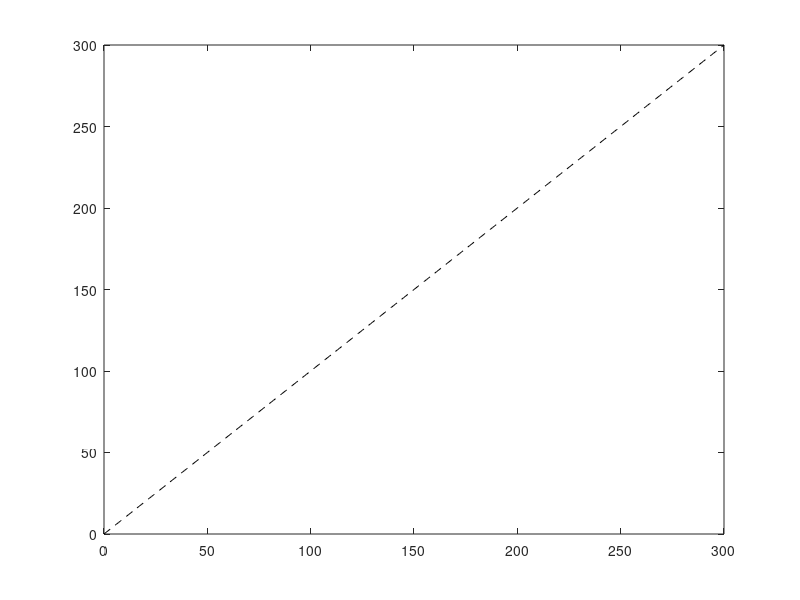

Reproduce this figure in MATLAB. (Note: this script raises an error after producing the figure.)
clc; clear; close all;

%% Initialization of params
waypoints = [[300, 300, 0]; [0, 0, 0]; [150, 600, 0];[-300,600,0]; [0, 0, 0]; [300,0,0]; [0, 0, 0];];

wp_1 = waypoints(1,:);
w1_x = wp_1(1); 
w1_y = wp_1(2);

wp_2 = waypoints(2,:);
w2_x = wp_2(1); 
w2_y = wp_2(2);

lw = 1;
tspan = 0:0.1:25;

%% Straight Line Initial Condition
curr_x = 200;
curr_y = 300;
curr_si= 1.57;
delta = 25;

%% Plotting Reference Trajectory
fprintf("Plotting trajectories\n");
arr_x = (0:1:300);  
arr_y = (0:1:300);  

plot(arr_x(1,:),arr_y(1,:),'--k'); 

%% Path following begins
y0 = [curr_x curr_y curr_si] ;
[t,y] = ode45(@(t,y) ode_carrot_chase_stline(t,y,w1_x,w1_y,w2_x,w2_y), tspan, y0);

hold on 
grid on
for i = 1:length(y(:,1))-1
    plot(y(i:i+1,1),y(i:i+1,2),'-m','LineWidth',lw);
    pause(0.01)
end

title('Carrot Chasing Path Following')
xlabel('X(m)') % x-axis label
ylabel('Y(m)') % y-axis label




















